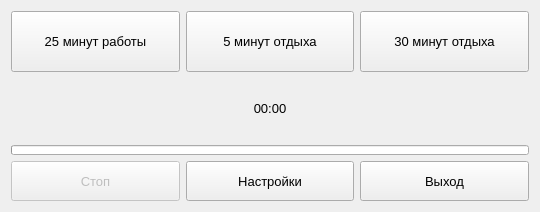
<?xml version="1.0" encoding="UTF-8"?>
<ui version="4.0">
 <class>PomodoroApp</class>
 <widget class="QWidget" name="PomodoroApp">
  <property name="geometry">
   <rect>
    <x>0</x>
    <y>0</y>
    <width>540</width>
    <height>212</height>
   </rect>
  </property>
  <property name="windowTitle">
   <string>PomodoroApp</string>
  </property>
  <layout class="QVBoxLayout" name="verticalLayout">
   <item>
    <layout class="QHBoxLayout" name="horizontalLayout">
     <item>
      <widget class="QPushButton" name="pb25MWork">
       <property name="sizePolicy">
        <sizepolicy hsizetype="Minimum" vsizetype="Minimum">
         <horstretch>0</horstretch>
         <verstretch>0</verstretch>
        </sizepolicy>
       </property>
       <property name="minimumSize">
        <size>
         <width>0</width>
         <height>40</height>
        </size>
       </property>
       <property name="font">
        <font>
         <pointsize>10</pointsize>
        </font>
       </property>
       <property name="text">
        <string>25 минут работы</string>
       </property>
      </widget>
     </item>
     <item>
      <widget class="QPushButton" name="pb5MRest">
       <property name="sizePolicy">
        <sizepolicy hsizetype="Minimum" vsizetype="Minimum">
         <horstretch>0</horstretch>
         <verstretch>0</verstretch>
        </sizepolicy>
       </property>
       <property name="minimumSize">
        <size>
         <width>0</width>
         <height>40</height>
        </size>
       </property>
       <property name="font">
        <font>
         <pointsize>10</pointsize>
        </font>
       </property>
       <property name="text">
        <string>5 минут отдыха</string>
       </property>
      </widget>
     </item>
     <item>
      <widget class="QPushButton" name="pb30MRest">
       <property name="sizePolicy">
        <sizepolicy hsizetype="Minimum" vsizetype="Minimum">
         <horstretch>0</horstretch>
         <verstretch>0</verstretch>
        </sizepolicy>
       </property>
       <property name="minimumSize">
        <size>
         <width>0</width>
         <height>40</height>
        </size>
       </property>
       <property name="font">
        <font>
         <pointsize>10</pointsize>
        </font>
       </property>
       <property name="text">
        <string>30 минут отдыха</string>
       </property>
      </widget>
     </item>
    </layout>
   </item>
   <item>
    <widget class="QLabel" name="label">
     <property name="sizePolicy">
      <sizepolicy hsizetype="Minimum" vsizetype="Minimum">
       <horstretch>0</horstretch>
       <verstretch>0</verstretch>
      </sizepolicy>
     </property>
     <property name="font">
      <font>
       <pointsize>10</pointsize>
      </font>
     </property>
     <property name="text">
      <string>00:00</string>
     </property>
     <property name="alignment">
      <set>Qt::AlignCenter</set>
     </property>
    </widget>
   </item>
   <item>
    <widget class="QProgressBar" name="pBar">
     <property name="maximumSize">
      <size>
       <width>16777215</width>
       <height>10</height>
      </size>
     </property>
     <property name="value">
      <number>0</number>
     </property>
     <property name="textVisible">
      <bool>false</bool>
     </property>
     <property name="format">
      <string/>
     </property>
    </widget>
   </item>
   <item>
    <layout class="QHBoxLayout" name="horizontalLayout_2">
     <item>
      <widget class="QPushButton" name="pbStop">
       <property name="enabled">
        <bool>false</bool>
       </property>
       <property name="minimumSize">
        <size>
         <width>0</width>
         <height>40</height>
        </size>
       </property>
       <property name="font">
        <font>
         <pointsize>10</pointsize>
        </font>
       </property>
       <property name="text">
        <string>Стоп</string>
       </property>
      </widget>
     </item>
     <item>
      <widget class="QPushButton" name="pbSettings">
       <property name="minimumSize">
        <size>
         <width>0</width>
         <height>40</height>
        </size>
       </property>
       <property name="font">
        <font>
         <pointsize>10</pointsize>
        </font>
       </property>
       <property name="text">
        <string>Настройки</string>
       </property>
      </widget>
     </item>
     <item>
      <widget class="QPushButton" name="pbExit">
       <property name="minimumSize">
        <size>
         <width>0</width>
         <height>40</height>
        </size>
       </property>
       <property name="font">
        <font>
         <pointsize>10</pointsize>
        </font>
       </property>
       <property name="text">
        <string>Выход</string>
       </property>
      </widget>
     </item>
    </layout>
   </item>
  </layout>
 </widget>
 <layoutdefault spacing="6" margin="11"/>
 <resources/>
 <connections>
  <connection>
   <sender>pbExit</sender>
   <signal>clicked()</signal>
   <receiver>PomodoroApp</receiver>
   <slot>close()</slot>
   <hints>
    <hint type="sourcelabel">
     <x>269</x>
     <y>180</y>
    </hint>
    <hint type="destinationlabel">
     <x>269</x>
     <y>105</y>
    </hint>
   </hints>
  </connection>
 </connections>
</ui>
